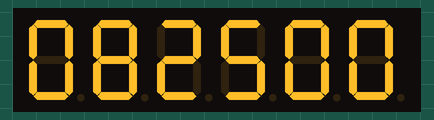
A sketch run on a simulated Arduino Uno, built with avr-gcc and run on an emulated ATmega328P. Parts: 6-digit seven-segment display. Wiring (inferred from the names in the program): 6-digit 7-segment display, segments lit when LOW: segments pin 8, pin 12, pin 4, pin 2, pin 1, pin 9, pin 5; digit selects pin 7, pin 10, pin 11, pin 13, pin 6, pin 3. The segment pins are drawn as the display they are named for.

Above: at 0.1 s.
At 3.1 s:
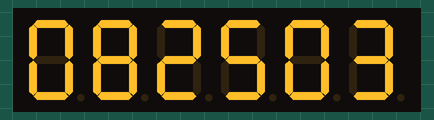
At 9.0 s:
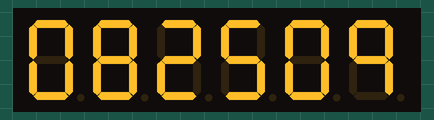
At 18.8 s:
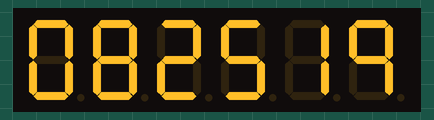
At 27.7 s:
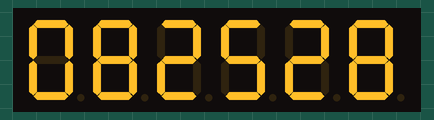
At 38.5 s:
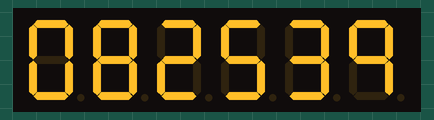

Measured:
- what the display in image 0 shows lasts 1.0 s, from 0.0 s to 1.0 s

The sketch:

ClockV1.ino
```cpp
/*
 Developed by Jakob Kunzler
 May 21 2016
 jake.kunzler@gmail.com

This code programs an Arudino UNO that control 6 digits of a common cathode 7 segment display.  It generates it's timing by a series of calibration delays.
Currently it is accurate to lose less than 1 second every 4 days.

The locations of each digit must be wired by the user to form the clock.
Location 1 is the most left (usually the first digit of the hours)
Location 6 is the most right (usually the second digit of the seconds)
There is no colon, so use spacing to seperate the digits

Driving a location high enables that location.
Driving a segment low will cause it light up if it's location is high.

*/

// Pin Definitions

//Segments on each digit
int a = 8;
int b = 12;
int c = 4;
int d = 2;
int e = 1;
int f = 9;
int g = 5;
int dp = 3; // The decimal point is used for loc6 instead because of pin limitations

//Digit location enables
int loc1 = 7;
int loc2 = 10;
int loc3 = 11;
int loc4 = 13;
int loc5 = 6;
int loc6 = dp;


void setup() {

  pinMode(1, OUTPUT);
  pinMode(2, OUTPUT);
  pinMode(3, OUTPUT);
  pinMode(4, OUTPUT);
  pinMode(5, OUTPUT);
  pinMode(6, OUTPUT);
  pinMode(7, OUTPUT);
  pinMode(8, OUTPUT);
  pinMode(9, OUTPUT);
  pinMode(10, OUTPUT);
  pinMode(11, OUTPUT);
  pinMode(12, OUTPUT);
  pinMode(13, OUTPUT);


}

//This function makes all digits go blank
void clearall()
{
  digitalWrite(a, HIGH);
  digitalWrite(b, HIGH);
  digitalWrite(c, HIGH);
  digitalWrite(d, HIGH);
  digitalWrite(e, HIGH);
  digitalWrite(f, HIGH);
  digitalWrite(g, HIGH);
  digitalWrite(loc1, LOW);
  digitalWrite(loc2, LOW);
  digitalWrite(loc3, LOW);
  digitalWrite(loc4, LOW);
  digitalWrite(loc5, LOW);
  digitalWrite(loc6, LOW);
}

//This function will take in chars representing natural numbers 0-9.  "number" is the number to be diplayed on a particular digit location indicated by "location".
//The number will remain displayed until it is cleared.

void display(char number, char location)
{
  if (location == '1')
  {
    digitalWrite(loc1, HIGH);
    digitalWrite(loc2, LOW);
    digitalWrite(loc3, LOW);
    digitalWrite(loc4, LOW);
    digitalWrite(loc5, LOW);
    digitalWrite(loc6, LOW);

  }
  if (location == '2')
  {
    digitalWrite(loc1, LOW);
    digitalWrite(loc2, HIGH);
    digitalWrite(loc3, LOW);
    digitalWrite(loc4, LOW);
    digitalWrite(loc5, LOW);
    digitalWrite(loc6, LOW);
  }
  if (location == '3')
  {
    digitalWrite(loc1, LOW);
    digitalWrite(loc2, LOW);
    digitalWrite(loc3, HIGH);
    digitalWrite(loc4, LOW);
    digitalWrite(loc5, LOW);
    digitalWrite(loc6, LOW);
  }
  if (location == '4')
  {
    digitalWrite(loc1, LOW);
    digitalWrite(loc2, LOW);
    digitalWrite(loc3, LOW);
    digitalWrite(loc4, HIGH);
    digitalWrite(loc5, LOW);
    digitalWrite(loc6, LOW);
  }
   if (location == '5')
  {
    digitalWrite(loc1, LOW);
    digitalWrite(loc2, LOW);
    digitalWrite(loc3, LOW);
    digitalWrite(loc4, LOW);
    digitalWrite(loc5, HIGH);
    digitalWrite(loc6, LOW);
  }

   if (location == '6')
  {
    digitalWrite(loc1, LOW);
    digitalWrite(loc2, LOW);
    digitalWrite(loc3, LOW);
    digitalWrite(loc4, LOW);
    digitalWrite(loc5, LOW);
    digitalWrite(loc6, HIGH);
  }

  if (number == '1')
  {
    digitalWrite(a, HIGH);
    digitalWrite(b, LOW);
    digitalWrite(c, LOW);
    digitalWrite(d, HIGH);
    digitalWrite(e, HIGH);
    digitalWrite(f, HIGH);
    digitalWrite(g, HIGH);

  }
  if (number == '2')
  {
    digitalWrite(a, LOW);
    digitalWrite(b, LOW);
    digitalWrite(c, HIGH);
    digitalWrite(d, LOW);
    digitalWrite(e, LOW);
    digitalWrite(f, HIGH);
    digitalWrite(g, LOW);

  }
  if (number == '3')
  {
    digitalWrite(a, LOW);
    digitalWrite(b, LOW);
    digitalWrite(c, LOW);
    digitalWrite(d, LOW);
    digitalWrite(e, HIGH);
    digitalWrite(f, HIGH);
    digitalWrite(g, LOW);

  }
  if (number == '4')
  {
    digitalWrite(a, HIGH);
    digitalWrite(b, LOW);
    digitalWrite(c, LOW);
    digitalWrite(d, HIGH);
    digitalWrite(e, HIGH);
    digitalWrite(f, LOW);
    digitalWrite(g, LOW);

  }
  if (number == '5')
  {
    digitalWrite(a, LOW);
    digitalWrite(b, HIGH);
    digitalWrite(c, LOW);
    digitalWrite(d, LOW);
    digitalWrite(e, HIGH);
    digitalWrite(f, LOW);
    digitalWrite(g, LOW);

  }
  if (number == '6')
  {
    digitalWrite(a, LOW);
    digitalWrite(b, HIGH);
    digitalWrite(c, LOW);
    digitalWrite(d, LOW);
    digitalWrite(e, LOW);
    digitalWrite(f, LOW);
    digitalWrite(g, LOW);

  }
  if (number == '7')
  {
    digitalWrite(a, LOW);
    digitalWrite(b, LOW);
    digitalWrite(c, LOW);
    digitalWrite(d, HIGH);
    digitalWrite(e, HIGH);
    digitalWrite(f, HIGH);
    digitalWrite(g, HIGH);

  }
  if (number == '8')
  {
    digitalWrite(a, LOW);
    digitalWrite(b, LOW);
    digitalWrite(c, LOW);
    digitalWrite(d, LOW);
    digitalWrite(e, LOW);
    digitalWrite(f, LOW);
    digitalWrite(g, LOW);

  }
  if (number == '9')
  {
    digitalWrite(a, LOW);
    digitalWrite(b, LOW);
    digitalWrite(c, LOW);
    digitalWrite(d, HIGH);
    digitalWrite(e, HIGH);
    digitalWrite(f, LOW);
    digitalWrite(g, LOW);

  }
  if (number == '0')
  {
    digitalWrite(a, LOW);
    digitalWrite(b, LOW);
    digitalWrite(c, LOW);
    digitalWrite(d, LOW);
    digitalWrite(e, LOW);
    digitalWrite(f, LOW);
    digitalWrite(g, HIGH);

  }

}
//This function displays a 6 digit number passed as a string.  All locations share wires as a bus, so it enables each digit for a short time so fast that it appears all locations display at once.
//This function does not have any loops and will only display the number for 1 cycle and will finish with cleared locations.

void display6(String number)
{
 int l = 3;
 char hundredthousands = number[0];
 char tenthousands = number[1];
 char thousands = number[2];
 char hundreds = number[3];
 char tens = number[4];
 char ones = number[5];

  display(ones, '6');
  delay(l);
  clearall();
  display(tens, '5');
  delay(l);
  clearall();
  display(hundreds, '4');
  delay(l);
  clearall();
  display(thousands, '3');
  delay(l);
  clearall();
  display(tenthousands, '2');
  delay(l);
  clearall();
  display(hundredthousands, '1');
  delay(l);
}

//This is a 12 hour clock calibrated for the Arduino UNO.  The clock is set from the start time passed as input as integers representing the hours, minutes, and seconds.
// Example Start at 8:30 -> clock12(8,30,0)
// Do not represent an int with one digit as two digits.  Ex) "1" not "01"
// The clock is an infinite loop that will only end when the power is turned off.
// Current accuacy, lose less than 1 second every 4 days.
// NOTE:  The nature of using loops for timing is less accurate, so the clock will fluctuate between + or - 10 seconds of actual time throughout the day, but on the 12 hour cycle it will be accurate.

void clock12(int hours,int minutes,int seconds)
{

//Calibration delays
int calibration = 51;
int secondcalibration = 11;
int minutecalibration = 27;
int hourcalibration = 5;
int halfdaycalibration = 23;

//Intializing values
String s,m,h;
int j = 0;

  while (true)
  {
    // The < 10 statement account for single digit ints.
    // ints are converted to Strings for displaying.

     if (seconds < 10)
    {
      s = String("0" + String(seconds));
    }
    else
    {
      s = String(seconds);
    }

    if (minutes < 10)
    {
      m = String("0" + String(minutes));
    }
    else
    {
      m = String(minutes);
    }

    if (hours < 10)
    {
      h = String("0" + String(hours));
    }
    else
    {
      h = String(hours);
    }

    //This is the final string passed into display6
    String disptime = String(h + m + s);

    display6(disptime);

    j++;
    //This j counter acts as the intial calibration for counting the second
    if (j == calibration)
    {

      //Inside this statement all time advancements and calibration delays are handled
      delay(secondcalibration);
      seconds++;
      j = 0;

      if (seconds == 60 )
      {
        seconds = 0;
        delay(minutecalibration);
        minutes++;
       }
         if (minutes == 60 )
      {
        delay(hourcalibration);
        minutes = 0;
        hours++;
      }
         if (hours == 13 )
      {
        delay(halfdaycalibration);
        hours = 1;
      }

    }
  }
}


void loop() {
//Setting the clock
clock12(8,25,0);
}
```
